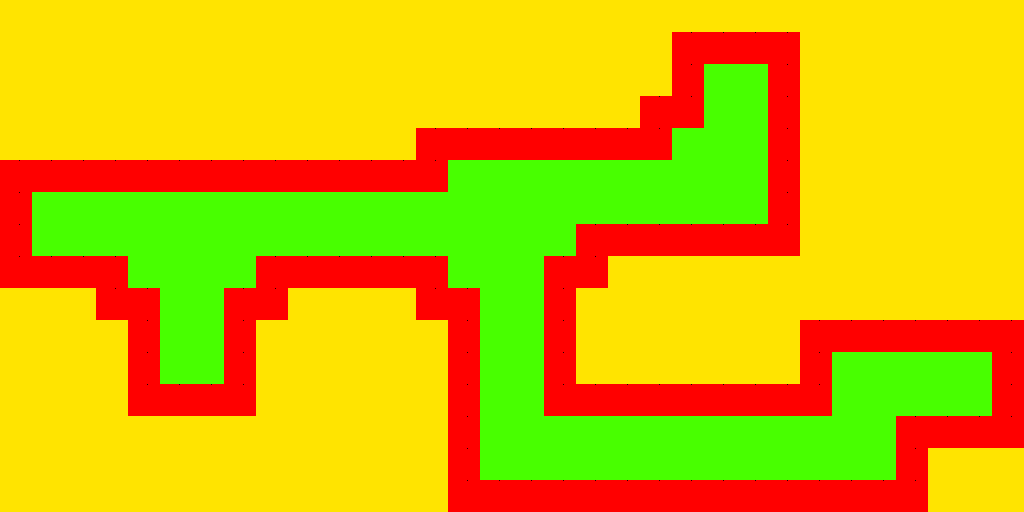

Rendered tile map (Tiled .tmx) drawn with the repository's tilesets; below, a short description and the full map source, tile grids included:
An orthogonal 32x16 tile map with 32x32 px tiles, 1 tile layer (Tiles) and 3 objects (2x npc, spawn).

<map version="1.0" orientation="orthogonal" renderorder="right-down" width="32" height="16" tilewidth="32" tileheight="32" nextobjectid="30">
 <tileset firstgid="1" name="proto-tileset" tilewidth="32" tileheight="32" tilecount="16" columns="4">
  <image source="texturepack.png" width="128" height="128" />
  <tile id="0">
   <properties>
    <property name="collidable" type="bool" value="true" />
   </properties>
  </tile>
 </tileset>
 <layer name="Tiles" width="32" height="16">
  <data encoding="csv">
3,3,3,3,3,3,3,3,3,3,3,3,3,3,3,3,3,3,3,3,3,3,3,3,3,3,3,3,3,3,3,3,
3,3,3,3,3,3,3,3,3,3,3,3,3,3,3,3,3,3,3,3,3,1,1,1,1,3,3,3,3,3,3,3,
3,3,3,3,3,3,3,3,3,3,3,3,3,3,3,3,3,3,3,3,3,1,2,2,1,3,3,3,3,3,3,3,
3,3,3,3,3,3,3,3,3,3,3,3,3,3,3,3,3,3,3,3,1,1,2,2,1,3,3,3,3,3,3,3,
3,3,3,3,3,3,3,3,3,3,3,3,3,1,1,1,1,1,1,1,1,2,2,2,1,3,3,3,3,3,3,3,
1,1,1,1,1,1,1,1,1,1,1,1,1,1,2,2,2,2,2,2,2,2,2,2,1,3,3,3,3,3,3,3,
1,2,2,2,2,2,2,2,2,2,2,2,2,2,2,2,2,2,2,2,2,2,2,2,1,3,3,3,3,3,3,3,
1,2,2,2,2,2,2,2,2,2,2,2,2,2,2,2,2,2,1,1,1,1,1,1,1,3,3,3,3,3,3,3,
1,1,1,1,2,2,2,2,1,1,1,1,1,1,2,2,2,1,1,3,3,3,3,3,3,3,3,3,3,3,3,3,
3,3,3,1,1,2,2,1,1,3,3,3,3,1,1,2,2,1,3,3,3,3,3,3,3,3,3,3,3,3,3,3,
3,3,3,3,1,2,2,1,3,3,3,3,3,3,1,2,2,1,3,3,3,3,3,3,3,1,1,1,1,1,1,1,
3,3,3,3,1,2,2,1,3,3,3,3,3,3,1,2,2,1,3,3,3,3,3,3,3,1,2,2,2,2,2,1,
3,3,3,3,1,1,1,1,3,3,3,3,3,3,1,2,2,1,1,1,1,1,1,1,1,1,2,2,2,2,2,1,
3,3,3,3,3,3,3,3,3,3,3,3,3,3,1,2,2,2,2,2,2,2,2,2,2,2,2,2,1,1,1,1,
3,3,3,3,3,3,3,3,3,3,3,3,3,3,1,2,2,2,2,2,2,2,2,2,2,2,2,2,1,3,3,3,
3,3,3,3,3,3,3,3,3,3,3,3,3,3,1,1,1,1,1,1,1,1,1,1,1,1,1,1,1,3,3,3
</data>
 </layer>
 <objectgroup name="Objects">
  <object id="1" name="spawn" x="192" y="224" width="32" height="32" />
  <object id="28" name="Bob" type="npc" x="704" y="160" width="32" height="32" />
  <object id="29" name="Alice" type="npc" x="896" y="384" width="32" height="32" />
 </objectgroup>
</map>